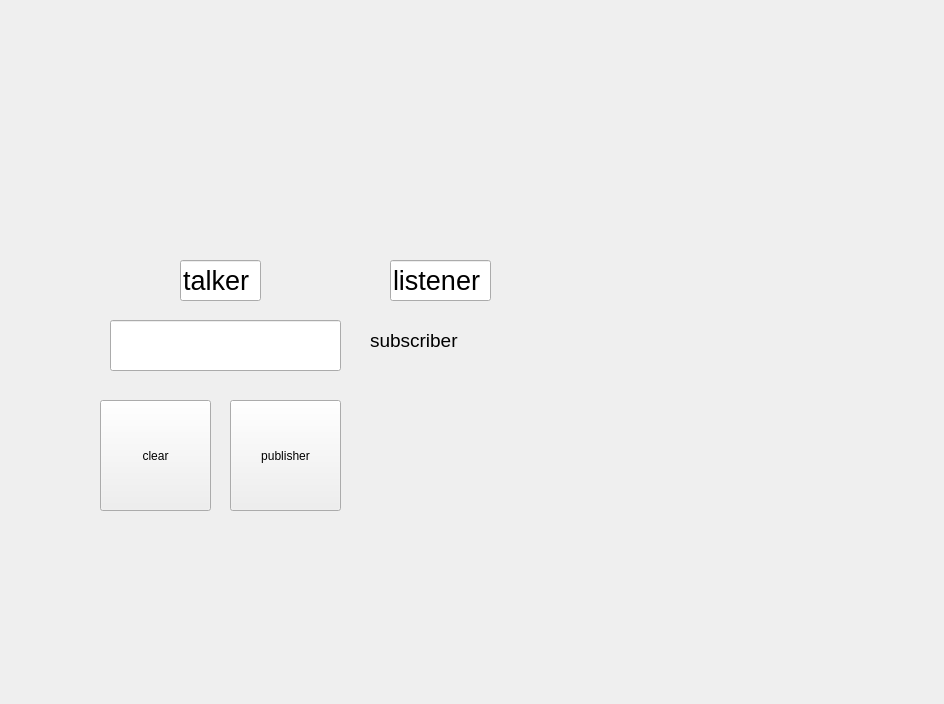
<?xml version="1.0" encoding="UTF-8"?>
<ui version="4.0">
 <class>MainWindowDesign</class>
 <widget class="QMainWindow" name="MainWindowDesign">
  <property name="geometry">
   <rect>
    <x>0</x>
    <y>0</y>
    <width>944</width>
    <height>704</height>
   </rect>
  </property>
  <property name="windowTitle">
   <string>QRosApp</string>
  </property>
  <property name="windowIcon">
   <iconset>
    <normaloff>:/images/icon.png</normaloff>:/images/icon.png</iconset>
  </property>
  <property name="locale">
   <locale language="English" country="Australia"/>
  </property>
  <widget class="QWidget" name="centralwidget">
   <widget class="QLineEdit" name="lineEdit">
    <property name="geometry">
     <rect>
      <x>110</x>
      <y>320</y>
      <width>231</width>
      <height>51</height>
     </rect>
    </property>
   </widget>
   <widget class="QPushButton" name="pushButton">
    <property name="geometry">
     <rect>
      <x>230</x>
      <y>400</y>
      <width>111</width>
      <height>111</height>
     </rect>
    </property>
    <property name="text">
     <string>publisher</string>
    </property>
   </widget>
   <widget class="QLabel" name="label">
    <property name="geometry">
     <rect>
      <x>370</x>
      <y>300</y>
      <width>251</width>
      <height>81</height>
     </rect>
    </property>
    <property name="font">
     <font>
      <pointsize>14</pointsize>
     </font>
    </property>
    <property name="text">
     <string>subscriber</string>
    </property>
   </widget>
   <widget class="QLineEdit" name="lineEdit_2">
    <property name="geometry">
     <rect>
      <x>180</x>
      <y>260</y>
      <width>81</width>
      <height>41</height>
     </rect>
    </property>
    <property name="font">
     <font>
      <pointsize>20</pointsize>
     </font>
    </property>
    <property name="text">
     <string>talker</string>
    </property>
   </widget>
   <widget class="QLineEdit" name="lineEdit_3">
    <property name="geometry">
     <rect>
      <x>390</x>
      <y>260</y>
      <width>101</width>
      <height>41</height>
     </rect>
    </property>
    <property name="font">
     <font>
      <pointsize>20</pointsize>
     </font>
    </property>
    <property name="text">
     <string>listener</string>
    </property>
   </widget>
   <widget class="QPushButton" name="pushButton_2">
    <property name="geometry">
     <rect>
      <x>100</x>
      <y>400</y>
      <width>111</width>
      <height>111</height>
     </rect>
    </property>
    <property name="text">
     <string>clear</string>
    </property>
   </widget>
  </widget>
  <action name="action_Quit">
   <property name="text">
    <string>&amp;Quit</string>
   </property>
   <property name="shortcut">
    <string>Ctrl+Q</string>
   </property>
   <property name="shortcutContext">
    <enum>Qt::ApplicationShortcut</enum>
   </property>
  </action>
  <action name="action_Preferences">
   <property name="text">
    <string>&amp;Preferences</string>
   </property>
  </action>
  <action name="actionAbout">
   <property name="text">
    <string>&amp;About</string>
   </property>
  </action>
  <action name="actionAbout_Qt">
   <property name="text">
    <string>About &amp;Qt</string>
   </property>
  </action>
 </widget>
 <resources/>
 <connections>
  <connection>
   <sender>action_Quit</sender>
   <signal>triggered()</signal>
   <receiver>MainWindowDesign</receiver>
   <slot>close()</slot>
   <hints>
    <hint type="sourcelabel">
     <x>-1</x>
     <y>-1</y>
    </hint>
    <hint type="destinationlabel">
     <x>399</x>
     <y>299</y>
    </hint>
   </hints>
  </connection>
 </connections>
</ui>
